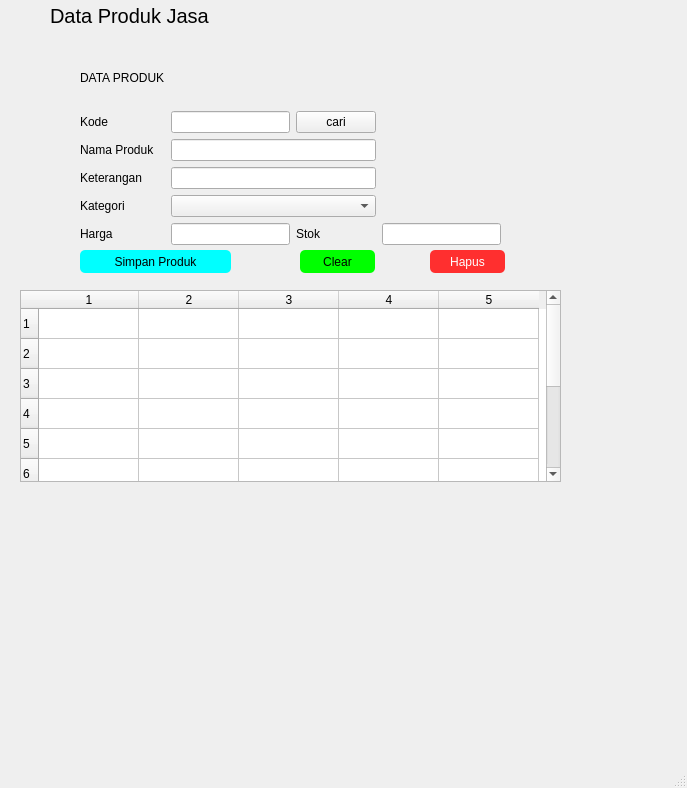
<?xml version="1.0" encoding="UTF-8"?>
<ui version="4.0">
 <class>MainWindow</class>
 <widget class="QMainWindow" name="MainWindow">
  <property name="geometry">
   <rect>
    <x>0</x>
    <y>0</y>
    <width>687</width>
    <height>788</height>
   </rect>
  </property>
  <property name="windowTitle">
   <string>MainWindow</string>
  </property>
  <widget class="QWidget" name="centralwidget">
   <widget class="QLabel" name="label">
    <property name="geometry">
     <rect>
      <x>50</x>
      <y>0</y>
      <width>221</width>
      <height>31</height>
     </rect>
    </property>
    <property name="font">
     <font>
      <family>Arial</family>
      <pointsize>15</pointsize>
     </font>
    </property>
    <property name="text">
     <string>Data Produk Jasa</string>
    </property>
   </widget>
   <widget class="QPushButton" name="btnSimpan">
    <property name="geometry">
     <rect>
      <x>80</x>
      <y>250</y>
      <width>151</width>
      <height>23</height>
     </rect>
    </property>
    <property name="font">
     <font>
      <family>Arial</family>
     </font>
    </property>
    <property name="styleSheet">
     <string notr="true">#btnSimpan{
	color: rgb(0, 0, 0);
	background-color: rgb(0, 255, 255);
	border-radius:5px


}</string>
    </property>
    <property name="text">
     <string>Simpan Produk</string>
    </property>
   </widget>
   <widget class="QTableWidget" name="gridAlumni">
    <property name="geometry">
     <rect>
      <x>20</x>
      <y>290</y>
      <width>541</width>
      <height>192</height>
     </rect>
    </property>
    <property name="font">
     <font>
      <family>Arial</family>
     </font>
    </property>
    <property name="rowCount">
     <number>10</number>
    </property>
    <property name="columnCount">
     <number>5</number>
    </property>
    <row/>
    <row/>
    <row/>
    <row/>
    <row/>
    <row/>
    <row/>
    <row/>
    <row/>
    <row/>
    <column/>
    <column/>
    <column/>
    <column/>
    <column/>
   </widget>
   <widget class="QPushButton" name="btnClear">
    <property name="geometry">
     <rect>
      <x>300</x>
      <y>250</y>
      <width>75</width>
      <height>23</height>
     </rect>
    </property>
    <property name="font">
     <font>
      <family>Arial</family>
     </font>
    </property>
    <property name="styleSheet">
     <string notr="true">#btnClear{
	background-color: rgb(0, 255, 0);
border-radius:5px
}</string>
    </property>
    <property name="text">
     <string>Clear</string>
    </property>
   </widget>
   <widget class="QPushButton" name="btnHapus">
    <property name="geometry">
     <rect>
      <x>430</x>
      <y>250</y>
      <width>75</width>
      <height>23</height>
     </rect>
    </property>
    <property name="font">
     <font>
      <family>Arial</family>
     </font>
    </property>
    <property name="styleSheet">
     <string notr="true">#btnHapus{
	color: rgb(255, 255, 255);
	background-color:rgb(255, 47, 47);
	border-radius:5px;

}
</string>
    </property>
    <property name="text">
     <string>Hapus</string>
    </property>
   </widget>
   <widget class="QWidget" name="gridLayoutWidget">
    <property name="geometry">
     <rect>
      <x>80</x>
      <y>50</y>
      <width>421</width>
      <height>195</height>
     </rect>
    </property>
    <property name="font">
     <font>
      <family>Arial</family>
     </font>
    </property>
    <layout class="QGridLayout" name="gridLayout">
     <item row="1" column="0">
      <widget class="QLabel" name="label_2">
       <property name="font">
        <font>
         <family>Arial</family>
        </font>
       </property>
       <property name="text">
        <string>Kode</string>
       </property>
      </widget>
     </item>
     <item row="2" column="1" colspan="2">
      <widget class="QLineEdit" name="txtNama">
       <property name="font">
        <font>
         <family>Arial</family>
        </font>
       </property>
      </widget>
     </item>
     <item row="2" column="0">
      <widget class="QLabel" name="label_3">
       <property name="font">
        <font>
         <family>Arial</family>
        </font>
       </property>
       <property name="text">
        <string>Nama Produk</string>
       </property>
      </widget>
     </item>
     <item row="1" column="1">
      <widget class="QLineEdit" name="txtkode">
       <property name="font">
        <font>
         <family>Arial</family>
        </font>
       </property>
      </widget>
     </item>
     <item row="1" column="2">
      <widget class="QPushButton" name="btnCari">
       <property name="font">
        <font>
         <family>Arial</family>
        </font>
       </property>
       <property name="text">
        <string>cari</string>
       </property>
      </widget>
     </item>
     <item row="5" column="0">
      <widget class="QLabel" name="label_10">
       <property name="font">
        <font>
         <family>Arial</family>
        </font>
       </property>
       <property name="text">
        <string>Harga</string>
       </property>
      </widget>
     </item>
     <item row="4" column="1" colspan="2">
      <widget class="QComboBox" name="comboBox">
       <property name="font">
        <font>
         <family>Arial</family>
        </font>
       </property>
      </widget>
     </item>
     <item row="0" column="0">
      <widget class="QLabel" name="label_5">
       <property name="font">
        <font>
         <family>Arial</family>
        </font>
       </property>
       <property name="styleSheet">
        <string notr="true">text-weight:bold;</string>
       </property>
       <property name="text">
        <string>DATA PRODUK</string>
       </property>
       <property name="textFormat">
        <enum>Qt::AutoText</enum>
       </property>
      </widget>
     </item>
     <item row="3" column="0">
      <widget class="QLabel" name="label_4">
       <property name="font">
        <font>
         <family>Arial</family>
        </font>
       </property>
       <property name="text">
        <string>Keterangan</string>
       </property>
      </widget>
     </item>
     <item row="5" column="1">
      <widget class="QLineEdit" name="txtNama_3">
       <property name="font">
        <font>
         <family>Arial</family>
        </font>
       </property>
      </widget>
     </item>
     <item row="5" column="2">
      <widget class="QLabel" name="label_11">
       <property name="font">
        <font>
         <family>Arial</family>
        </font>
       </property>
       <property name="text">
        <string>Stok</string>
       </property>
      </widget>
     </item>
     <item row="3" column="1" colspan="2">
      <widget class="QLineEdit" name="txtNama_2">
       <property name="font">
        <font>
         <family>Arial</family>
        </font>
       </property>
      </widget>
     </item>
     <item row="4" column="0">
      <widget class="QLabel" name="label_8">
       <property name="font">
        <font>
         <family>Arial</family>
        </font>
       </property>
       <property name="text">
        <string>Kategori</string>
       </property>
      </widget>
     </item>
     <item row="5" column="3">
      <widget class="QLineEdit" name="txtNama_4">
       <property name="font">
        <font>
         <family>Arial</family>
        </font>
       </property>
      </widget>
     </item>
    </layout>
   </widget>
  </widget>
  <widget class="QStatusBar" name="statusbar"/>
 </widget>
 <resources/>
 <connections/>
</ui>
